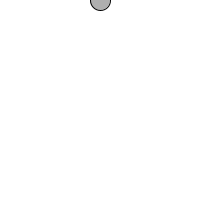
Frame 1 (no input)
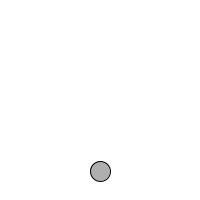
Frame 60 (the mouse pressed at the canvas centre just before this capture)
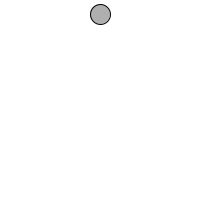
Frame 120 (the mouse held since frame 60 and released just before this capture)

The Processing sketch that drew these frames (run headless with seeded random() and noise(); from frame 60 on, the mouse is pressed at the canvas centre):

// Processing sketch: processing_138341
// ── processing_138341.pde

// Learning Processing
// Daniel Shiffman
// http://www.learningprocessing.com

// Example 5-9: Simple Gravity

float x = 100;   // x location of square
float y = 0;     // y location of square

float speed = 0;   // speed of square

// A new variable, for gravity (i.e. acceleration).   
// We use a relatively small number (0.1) because this accelerations accumulates over time, increasing the speed.   
// Try changing this number to 2.0 and see what happens.
float gravity = 0.1;  

void setup() {
  size(200,200);

}

void draw() {
  background(255);

  // Display the square
  fill(175);
  stroke(0);
  rectMode(CENTER);
  ellipse(x,y,20,20);
  
  // Add speed to location.
  y = y + speed;
  
  // Add gravity to speed.
  speed = speed + gravity;
  
  // If square reaches the bottom
  // Reverse speed
  if (y > height) {
      y = height;
    // Multiplying by -0.95 instead of -1 slows the square down each time it bounces (by decreasing speed).  
    // This is known as a "dampening" effect and is a more realistic simulation of the real world (without it, a ball would bounce forever).
    speed = speed * -0.95;  
  }
}
